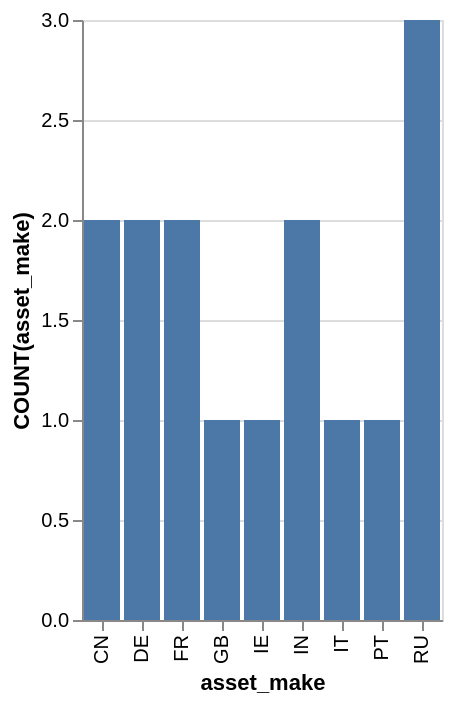

Here is the Vega-Lite specification saved for this chart:
### Vega-Lite specification from a JSON file in a GitHub repository (floating-point values rounded to 4 significant figures)
{"data": {"values": [{"x_data": "CN", "y_data": 2}, {"x_data": "DE", "y_data": 2}, {"x_data": "FR", "y_data": 2}, {"x_data": "GB", "y_data": 1}, {"x_data": "IE", "y_data": 1}, {"x_data": "IN", "y_data": 2}, {"x_data": "IT", "y_data": 1}, {"x_data": "PT", "y_data": 1}, {"x_data": "RU", "y_data": 3}]}, "mark": "bar", "encoding": {"x": {"field": "x_data", "type": "nominal", "title": "asset_make", "sort": "ascending"}, "y": {"field": "y_data", "type": "quantitative", "title": "COUNT(asset_make)"}}}
